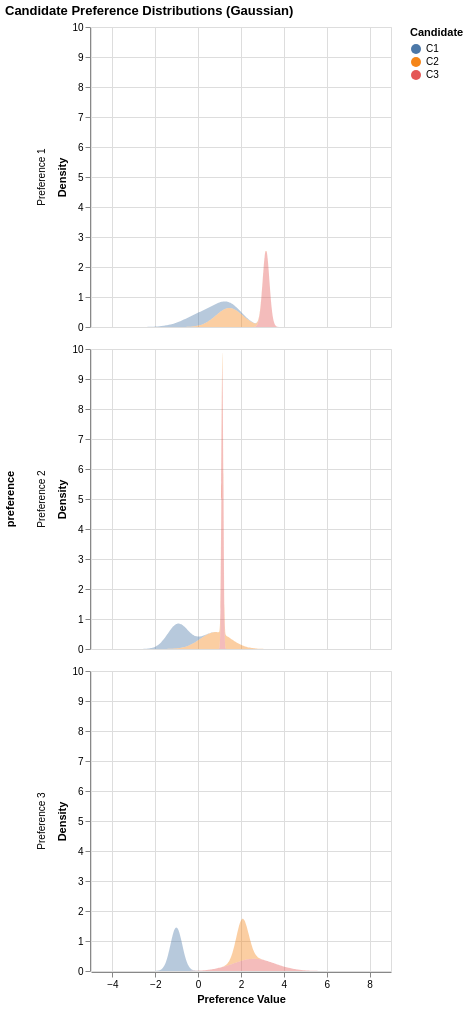

Notebook source saved alongside this figure:
### Code cell
# Convertir en DataFrame
rows = []
x_min, x_max = -5, 9
x_vals = np.linspace(x_min, x_max, 300)

for i, (mus, sigmas) in enumerate(candidate_list):
    for pref in range(len(mus)):
        pdf = norm.pdf(x_vals, loc=mus[pref], scale=sigmas[pref])
        for x, y in zip(x_vals, pdf):
            rows.append({
                "candidate": f"C{i+1}",
                "preference": f"Preference {pref+1}",
                "x": x,
                "pdf": y
            })

df = pd.DataFrame(rows)

# Densités classiques (transparence)
chart = alt.Chart(df).mark_area(
    interpolate='monotone',
    fillOpacity=0.4,
).encode(
    x=alt.X('x:Q', title="Preference Value"),
    y=alt.Y('pdf:Q', title="Density"),
    color=alt.Color('candidate:N', title="Candidate")
).facet(
    row=alt.Row('preference:N')
).properties(
    title='Candidate Preference Distributions (Gaussian)'
)

chart

### Figure 1 — Vega-Lite specification as saved in the notebook (floating-point values rounded to 4 significant figures; data arrays with more than 128 entries replaced by an {"elided": "..."} marker saying what was removed)
{"config": {"view": {"continuousWidth": 300, "continuousHeight": 300}}, "data": {"name": "data-3790d7fc3cb4ecefd29714d68b5ab916"}, "facet": {"row": {"field": "preference", "type": "nominal"}}, "spec": {"mark": {"type": "area", "fillOpacity": 0.4, "interpolate": "monotone"}, "encoding": {"color": {"field": "candidate", "title": "Candidate", "type": "nominal"}, "x": {"field": "x", "title": "Preference Value", "type": "quantitative"}, "y": {"field": "pdf", "title": "Density", "type": "quantitative"}}}, "title": "Candidate Preference Distributions (Gaussian)", "$schema": "https://vega.github.io/schema/vega-lite/v5.20.1.json", "datasets": {"data-3790d7fc3cb4ecefd29714d68b5ab916": {"elided": "2700 records"}}}
